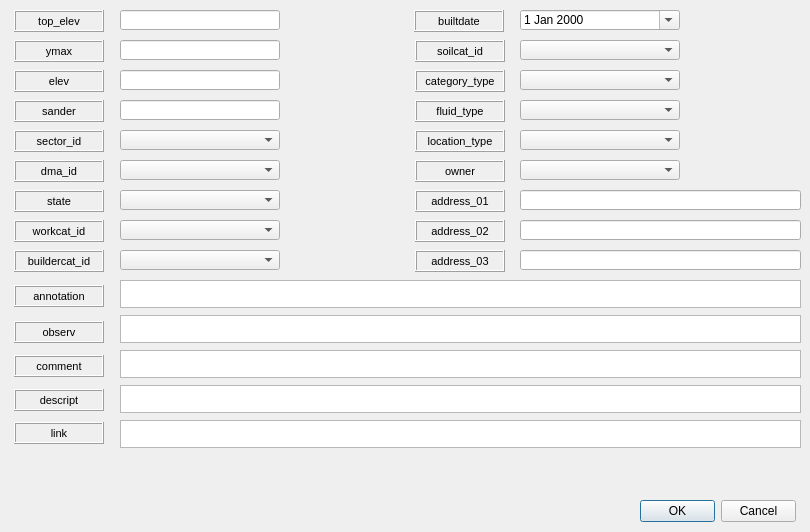
   <widget class="QWidget" name="tab_5">
    <attribute name="title">
     <string>Feature</string>
    </attribute>
    <widget class="QComboBox" name="location_type">
     <property name="geometry">
      <rect>
       <x>520</x>
       <y>130</y>
       <width>160</width>
       <height>20</height>
      </rect>
     </property>
    </widget>
    <widget class="QLabel" name="label_dma_id">
     <property name="geometry">
      <rect>
       <x>14</x>
       <y>160</y>
       <width>90</width>
       <height>22</height>
      </rect>
     </property>
     <property name="font">
      <font>
       <pointsize>8</pointsize>
      </font>
     </property>
     <property name="frameShape">
      <enum>QFrame::Box</enum>
     </property>
     <property name="frameShadow">
      <enum>QFrame::Raised</enum>
     </property>
     <property name="text">
      <string>dma_id</string>
     </property>
     <property name="textFormat">
      <enum>Qt::AutoText</enum>
     </property>
     <property name="scaledContents">
      <bool>false</bool>
     </property>
     <property name="alignment">
      <set>Qt::AlignCenter</set>
     </property>
     <property name="margin">
      <number>3</number>
     </property>
    </widget>
    <widget class="QLabel" name="label_buildercat_id">
     <property name="geometry">
      <rect>
       <x>14</x>
       <y>250</y>
       <width>90</width>
       <height>22</height>
      </rect>
     </property>
     <property name="font">
      <font>
       <pointsize>8</pointsize>
      </font>
     </property>
     <property name="frameShape">
      <enum>QFrame::Box</enum>
     </property>
     <property name="frameShadow">
      <enum>QFrame::Raised</enum>
     </property>
     <property name="text">
      <string>buildercat_id</string>
     </property>
     <property name="textFormat">
      <enum>Qt::AutoText</enum>
     </property>
     <property name="scaledContents">
      <bool>false</bool>
     </property>
     <property name="alignment">
      <set>Qt::AlignCenter</set>
     </property>
     <property name="margin">
      <number>3</number>
     </property>
    </widget>
    <widget class="QLabel" name="label_state">
     <property name="geometry">
      <rect>
       <x>14</x>
       <y>190</y>
       <width>90</width>
       <height>22</height>
      </rect>
     </property>
     <property name="font">
      <font>
       <pointsize>8</pointsize>
      </font>
     </property>
     <property name="frameShape">
      <enum>QFrame::Box</enum>
     </property>
     <property name="frameShadow">
      <enum>QFrame::Raised</enum>
     </property>
     <property name="text">
      <string>state</string>
     </property>
     <property name="textFormat">
      <enum>Qt::AutoText</enum>
     </property>
     <property name="scaledContents">
      <bool>false</bool>
     </property>
     <property name="alignment">
      <set>Qt::AlignCenter</set>
     </property>
     <property name="margin">
      <number>3</number>
     </property>
    </widget>
    <widget class="QLabel" name="label_fluid_type">
     <property name="geometry">
      <rect>
       <x>415</x>
       <y>100</y>
       <width>90</width>
       <height>22</height>
      </rect>
     </property>
     <property name="font">
      <font>
       <pointsize>8</pointsize>
      </font>
     </property>
     <property name="frameShape">
      <enum>QFrame::Box</enum>
     </property>
     <property name="frameShadow">
      <enum>QFrame::Raised</enum>
     </property>
     <property name="midLineWidth">
      <number>0</number>
     </property>
     <property name="text">
      <string>fluid_type</string>
     </property>
     <property name="textFormat">
      <enum>Qt::AutoText</enum>
     </property>
     <property name="scaledContents">
      <bool>false</bool>
     </property>
     <property name="alignment">
      <set>Qt::AlignCenter</set>
     </property>
     <property name="margin">
      <number>3</number>
     </property>
    </widget>
    <widget class="QLabel" name="label_soilcat_id">
     <property name="geometry">
      <rect>
       <x>415</x>
       <y>40</y>
       <width>90</width>
       <height>22</height>
      </rect>
     </property>
     <property name="font">
      <font>
       <pointsize>8</pointsize>
      </font>
     </property>
     <property name="frameShape">
      <enum>QFrame::Box</enum>
     </property>
     <property name="frameShadow">
      <enum>QFrame::Raised</enum>
     </property>
     <property name="text">
      <string>soilcat_id</string>
     </property>
     <property name="textFormat">
      <enum>Qt::AutoText</enum>
     </property>
     <property name="scaledContents">
      <bool>false</bool>
     </property>
     <property name="alignment">
      <set>Qt::AlignCenter</set>
     </property>
     <property name="margin">
      <number>3</number>
     </property>
    </widget>
    <widget class="QLineEdit" name="address_02">
     <property name="geometry">
      <rect>
       <x>520</x>
       <y>220</y>
       <width>281</width>
       <height>20</height>
      </rect>
     </property>
    </widget>
    <widget class="QLabel" name="label_address_03">
     <property name="geometry">
      <rect>
       <x>415</x>
       <y>250</y>
       <width>90</width>
       <height>22</height>
      </rect>
     </property>
     <property name="font">
      <font>
       <pointsize>8</pointsize>
      </font>
     </property>
     <property name="frameShape">
      <enum>QFrame::Box</enum>
     </property>
     <property name="frameShadow">
      <enum>QFrame::Raised</enum>
     </property>
     <property name="text">
      <string>address_03</string>
     </property>
     <property name="textFormat">
      <enum>Qt::AutoText</enum>
     </property>
     <property name="scaledContents">
      <bool>false</bool>
     </property>
     <property name="alignment">
      <set>Qt::AlignCenter</set>
     </property>
     <property name="margin">
      <number>3</number>
     </property>
    </widget>
    <widget class="QLabel" name="label_address_02">
     <property name="geometry">
      <rect>
       <x>415</x>
       <y>220</y>
       <width>90</width>
       <height>22</height>
      </rect>
     </property>
     <property name="font">
      <font>
       <pointsize>8</pointsize>
      </font>
     </property>
     <property name="frameShape">
      <enum>QFrame::Box</enum>
     </property>
     <property name="frameShadow">
      <enum>QFrame::Raised</enum>
     </property>
     <property name="text">
      <string>address_02</string>
     </property>
     <property name="textFormat">
      <enum>Qt::AutoText</enum>
     </property>
     <property name="scaledContents">
      <bool>false</bool>
     </property>
     <property name="alignment">
      <set>Qt::AlignCenter</set>
     </property>
     <property name="margin">
      <number>3</number>
     </property>
    </widget>
    <widget class="QLineEdit" name="address_01">
     <property name="geometry">
      <rect>
       <x>520</x>
       <y>190</y>
       <width>281</width>
       <height>20</height>
      </rect>
     </property>
    </widget>
    <widget class="QLabel" name="label_workcat_id">
     <property name="geometry">
      <rect>
       <x>14</x>
       <y>220</y>
       <width>90</width>
       <height>22</height>
      </rect>
     </property>
     <property name="font">
      <font>
       <pointsize>8</pointsize>
      </font>
     </property>
     <property name="frameShape">
      <enum>QFrame::Box</enum>
     </property>
     <property name="frameShadow">
      <enum>QFrame::Raised</enum>
     </property>
     <property name="text">
      <string>workcat_id</string>
     </property>
     <property name="textFormat">
      <enum>Qt::AutoText</enum>
     </property>
     <property name="scaledContents">
      <bool>false</bool>
     </property>
     <property name="alignment">
      <set>Qt::AlignCenter</set>
     </property>
     <property name="margin">
      <number>3</number>
     </property>
    </widget>
    <widget class="QLineEdit" name="ymax">
     <property name="geometry">
      <rect>
       <x>120</x>
       <y>40</y>
       <width>160</width>
       <height>20</height>
      </rect>
     </property>
    </widget>
    <widget class="QLabel" name="label_address_01">
     <property name="geometry">
      <rect>
       <x>415</x>
       <y>190</y>
       <width>90</width>
       <height>22</height>
      </rect>
     </property>
     <property name="font">
      <font>
       <pointsize>8</pointsize>
      </font>
     </property>
     <property name="frameShape">
      <enum>QFrame::Box</enum>
     </property>
     <property name="frameShadow">
      <enum>QFrame::Raised</enum>
     </property>
     <property name="text">
      <string>address_01</string>
     </property>
     <property name="textFormat">
      <enum>Qt::AutoText</enum>
     </property>
     <property name="scaledContents">
      <bool>false</bool>
     </property>
     <property name="alignment">
      <set>Qt::AlignCenter</set>
     </property>
     <property name="margin">
      <number>3</number>
     </property>
    </widget>
    <widget class="QComboBox" name="category_type">
     <property name="geometry">
      <rect>
       <x>520</x>
       <y>70</y>
       <width>160</width>
       <height>20</height>
      </rect>
     </property>
    </widget>
    <widget class="QLabel" name="label_ymax">
     <property name="geometry">
      <rect>
       <x>14</x>
       <y>40</y>
       <width>90</width>
       <height>22</height>
      </rect>
     </property>
     <property name="font">
      <font>
       <pointsize>8</pointsize>
      </font>
     </property>
     <property name="frameShape">
      <enum>QFrame::Box</enum>
     </property>
     <property name="frameShadow">
      <enum>QFrame::Raised</enum>
     </property>
     <property name="text">
      <string>ymax</string>
     </property>
     <property name="alignment">
      <set>Qt::AlignCenter</set>
     </property>
     <property name="margin">
      <number>3</number>
     </property>
    </widget>
    <widget class="QLabel" name="label_top_elev">
     <property name="geometry">
      <rect>
       <x>14</x>
       <y>10</y>
       <width>90</width>
       <height>22</height>
      </rect>
     </property>
     <property name="font">
      <font>
       <pointsize>8</pointsize>
      </font>
     </property>
     <property name="frameShape">
      <enum>QFrame::Box</enum>
     </property>
     <property name="frameShadow">
      <enum>QFrame::Raised</enum>
     </property>
     <property name="text">
      <string>top_elev</string>
     </property>
     <property name="alignment">
      <set>Qt::AlignCenter</set>
     </property>
     <property name="margin">
      <number>3</number>
     </property>
    </widget>
    <widget class="QLabel" name="label_sector_id">
     <property name="geometry">
      <rect>
       <x>14</x>
       <y>130</y>
       <width>90</width>
       <height>22</height>
      </rect>
     </property>
     <property name="font">
      <font>
       <pointsize>8</pointsize>
      </font>
     </property>
     <property name="frameShape">
      <enum>QFrame::Box</enum>
     </property>
     <property name="frameShadow">
      <enum>QFrame::Raised</enum>
     </property>
     <property name="text">
      <string>sector_id</string>
     </property>
     <property name="textFormat">
      <enum>Qt::AutoText</enum>
     </property>
     <property name="scaledContents">
      <bool>false</bool>
     </property>
     <property name="alignment">
      <set>Qt::AlignCenter</set>
     </property>
     <property name="margin">
      <number>3</number>
     </property>
    </widget>
    <widget class="QLineEdit" name="top_elev">
     <property name="geometry">
      <rect>
       <x>120</x>
       <y>10</y>
       <width>160</width>
       <height>20</height>
      </rect>
     </property>
    </widget>
    <widget class="QComboBox" name="fluid_type">
     <property name="geometry">
      <rect>
       <x>520</x>
       <y>100</y>
       <width>160</width>
       <height>20</height>
      </rect>
     </property>
    </widget>
    <widget class="QLabel" name="label_location_type">
     <property name="geometry">
      <rect>
       <x>415</x>
       <y>130</y>
       <width>90</width>
       <height>22</height>
      </rect>
     </property>
     <property name="font">
      <font>
       <pointsize>8</pointsize>
      </font>
     </property>
     <property name="frameShape">
      <enum>QFrame::Box</enum>
     </property>
     <property name="frameShadow">
      <enum>QFrame::Raised</enum>
     </property>
     <property name="text">
      <string>location_type</string>
     </property>
     <property name="textFormat">
      <enum>Qt::AutoText</enum>
     </property>
     <property name="scaledContents">
      <bool>false</bool>
     </property>
     <property name="alignment">
      <set>Qt::AlignCenter</set>
     </property>
     <property name="margin">
      <number>3</number>
     </property>
    </widget>
    <widget class="QComboBox" name="buildercat_id">
     <property name="geometry">
      <rect>
       <x>120</x>
       <y>250</y>
       <width>160</width>
       <height>20</height>
      </rect>
     </property>
    </widget>
    <widget class="QComboBox" name="soilcat_id">
     <property name="geometry">
      <rect>
       <x>520</x>
       <y>40</y>
       <width>160</width>
       <height>20</height>
      </rect>
     </property>
    </widget>
    <widget class="QComboBox" name="state">
     <property name="geometry">
      <rect>
       <x>120</x>
       <y>190</y>
       <width>160</width>
       <height>20</height>
      </rect>
     </property>
    </widget>
    <widget class="QComboBox" name="dma_id">
     <property name="geometry">
      <rect>
       <x>120</x>
       <y>160</y>
       <width>160</width>
       <height>20</height>
      </rect>
     </property>
    </widget>
    <widget class="QLabel" name="label_owner">
     <property name="geometry">
      <rect>
       <x>415</x>
       <y>160</y>
       <width>90</width>
       <height>22</height>
      </rect>
     </property>
     <property name="font">
      <font>
       <pointsize>8</pointsize>
      </font>
     </property>
     <property name="frameShape">
      <enum>QFrame::Box</enum>
     </property>
     <property name="frameShadow">
      <enum>QFrame::Raised</enum>
     </property>
     <property name="text">
      <string>owner</string>
     </property>
     <property name="textFormat">
      <enum>Qt::AutoText</enum>
     </property>
     <property name="scaledContents">
      <bool>false</bool>
     </property>
     <property name="alignment">
      <set>Qt::AlignCenter</set>
     </property>
     <property name="margin">
      <number>3</number>
     </property>
    </widget>
    <widget class="QLabel" name="label_builtdate">
     <property name="geometry">
      <rect>
       <x>414</x>
       <y>10</y>
       <width>90</width>
       <height>22</height>
      </rect>
     </property>
     <property name="font">
      <font>
       <pointsize>8</pointsize>
      </font>
     </property>
     <property name="frameShape">
      <enum>QFrame::Box</enum>
     </property>
     <property name="frameShadow">
      <enum>QFrame::Raised</enum>
     </property>
     <property name="text">
      <string>builtdate</string>
     </property>
     <property name="textFormat">
      <enum>Qt::AutoText</enum>
     </property>
     <property name="scaledContents">
      <bool>false</bool>
     </property>
     <property name="alignment">
      <set>Qt::AlignCenter</set>
     </property>
     <property name="margin">
      <number>3</number>
     </property>
    </widget>
    <widget class="QLabel" name="label_category_type">
     <property name="geometry">
      <rect>
       <x>415</x>
       <y>70</y>
       <width>90</width>
       <height>22</height>
      </rect>
     </property>
     <property name="font">
      <font>
       <pointsize>8</pointsize>
      </font>
     </property>
     <property name="frameShape">
      <enum>QFrame::Box</enum>
     </property>
     <property name="frameShadow">
      <enum>QFrame::Raised</enum>
     </property>
     <property name="text">
      <string>category_type</string>
     </property>
     <property name="textFormat">
      <enum>Qt::AutoText</enum>
     </property>
     <property name="scaledContents">
      <bool>false</bool>
     </property>
     <property name="alignment">
      <set>Qt::AlignCenter</set>
     </property>
     <property name="margin">
      <number>3</number>
     </property>
    </widget>
    <widget class="QComboBox" name="sector_id">
     <property name="geometry">
      <rect>
       <x>120</x>
       <y>130</y>
       <width>160</width>
       <height>20</height>
      </rect>
     </property>
    </widget>
    <widget class="QLineEdit" name="address_03">
     <property name="geometry">
      <rect>
       <x>520</x>
       <y>250</y>
       <width>281</width>
       <height>20</height>
      </rect>
     </property>
    </widget>
    <widget class="QDialogButtonBox" name="buttonBox">
     <property name="geometry">
      <rect>
       <x>640</x>
       <y>500</y>
       <width>156</width>
       <height>23</height>
      </rect>
     </property>
     <property name="standardButtons">
      <set>QDialogButtonBox::Cancel|QDialogButtonBox::Ok</set>
     </property>
    </widget>
    <widget class="QLabel" name="label_annotation">
     <property name="geometry">
      <rect>
       <x>14</x>
       <y>285</y>
       <width>90</width>
       <height>22</height>
      </rect>
     </property>
     <property name="font">
      <font>
       <pointsize>8</pointsize>
      </font>
     </property>
     <property name="frameShape">
      <enum>QFrame::Box</enum>
     </property>
     <property name="frameShadow">
      <enum>QFrame::Raised</enum>
     </property>
     <property name="text">
      <string>annotation</string>
     </property>
     <property name="textFormat">
      <enum>Qt::AutoText</enum>
     </property>
     <property name="scaledContents">
      <bool>false</bool>
     </property>
     <property name="alignment">
      <set>Qt::AlignCenter</set>
     </property>
     <property name="margin">
      <number>3</number>
     </property>
    </widget>
    <widget class="QLabel" name="label_comment">
     <property name="geometry">
      <rect>
       <x>14</x>
       <y>355</y>
       <width>90</width>
       <height>22</height>
      </rect>
     </property>
     <property name="font">
      <font>
       <pointsize>8</pointsize>
      </font>
     </property>
     <property name="frameShape">
      <enum>QFrame::Box</enum>
     </property>
     <property name="frameShadow">
      <enum>QFrame::Raised</enum>
     </property>
     <property name="text">
      <string>comment</string>
     </property>
     <property name="textFormat">
      <enum>Qt::AutoText</enum>
     </property>
     <property name="scaledContents">
      <bool>false</bool>
     </property>
     <property name="alignment">
      <set>Qt::AlignCenter</set>
     </property>
     <property name="margin">
      <number>3</number>
     </property>
    </widget>
    <widget class="QLabel" name="label_link">
     <property name="geometry">
      <rect>
       <x>14</x>
       <y>422</y>
       <width>90</width>
       <height>22</height>
      </rect>
     </property>
     <property name="font">
      <font>
       <pointsize>8</pointsize>
      </font>
     </property>
     <property name="frameShape">
      <enum>QFrame::Box</enum>
     </property>
     <property name="frameShadow">
      <enum>QFrame::Raised</enum>
     </property>
     <property name="text">
      <string>link</string>
     </property>
     <property name="textFormat">
      <enum>Qt::AutoText</enum>
     </property>
     <property name="scaledContents">
      <bool>false</bool>
     </property>
     <property name="alignment">
      <set>Qt::AlignCenter</set>
     </property>
     <property name="margin">
      <number>3</number>
     </property>
    </widget>
    <widget class="QLabel" name="label_descript">
     <property name="geometry">
      <rect>
       <x>14</x>
       <y>389</y>
       <width>90</width>
       <height>22</height>
      </rect>
     </property>
     <property name="font">
      <font>
       <pointsize>8</pointsize>
      </font>
     </property>
     <property name="frameShape">
      <enum>QFrame::Box</enum>
     </property>
     <property name="frameShadow">
      <enum>QFrame::Raised</enum>
     </property>
     <property name="text">
      <string>descript</string>
     </property>
     <property name="textFormat">
      <enum>Qt::AutoText</enum>
     </property>
     <property name="scaledContents">
      <bool>false</bool>
     </property>
     <property name="alignment">
      <set>Qt::AlignCenter</set>
     </property>
     <property name="margin">
      <number>3</number>
     </property>
    </widget>
    <widget class="QLabel" name="label_observ">
     <property name="geometry">
      <rect>
       <x>14</x>
       <y>321</y>
       <width>90</width>
       <height>22</height>
      </rect>
     </property>
     <property name="font">
      <font>
       <pointsize>8</pointsize>
      </font>
     </property>
     <property name="frameShape">
      <enum>QFrame::Box</enum>
     </property>
     <property name="frameShadow">
      <enum>QFrame::Raised</enum>
     </property>
     <property name="text">
      <string>observ</string>
     </property>
     <property name="textFormat">
      <enum>Qt::AutoText</enum>
     </property>
     <property name="scaledContents">
      <bool>false</bool>
     </property>
     <property name="alignment">
      <set>Qt::AlignCenter</set>
     </property>
     <property name="margin">
      <number>3</number>
     </property>
    </widget>
    <widget class="QComboBox" name="workcat_id">
     <property name="geometry">
      <rect>
       <x>120</x>
       <y>220</y>
       <width>160</width>
       <height>20</height>
      </rect>
     </property>
    </widget>
    <widget class="QDateEdit" name="builtdate">
     <property name="geometry">
      <rect>
       <x>520</x>
       <y>10</y>
       <width>160</width>
       <height>20</height>
      </rect>
     </property>
     <property name="calendarPopup">
      <bool>true</bool>
     </property>
    </widget>
    <widget class="QComboBox" name="ownercat_id">
     <property name="geometry">
      <rect>
       <x>520</x>
       <y>160</y>
       <width>160</width>
       <height>20</height>
      </rect>
     </property>
    </widget>
    <widget class="QTextEdit" name="observ">
     <property name="geometry">
      <rect>
       <x>120</x>
       <y>315</y>
       <width>681</width>
       <height>28</height>
      </rect>
     </property>
    </widget>
    <widget class="QTextEdit" name="link">
     <property name="geometry">
      <rect>
       <x>120</x>
       <y>420</y>
       <width>681</width>
       <height>28</height>
      </rect>
     </property>
    </widget>
    <widget class="QTextEdit" name="descript">
     <property name="geometry">
      <rect>
       <x>120</x>
       <y>385</y>
       <width>681</width>
       <height>28</height>
      </rect>
     </property>
    </widget>
    <widget class="QTextEdit" name="annotation">
     <property name="geometry">
      <rect>
       <x>120</x>
       <y>280</y>
       <width>681</width>
       <height>28</height>
      </rect>
     </property>
    </widget>
    <widget class="QTextEdit" name="comment">
     <property name="geometry">
      <rect>
       <x>120</x>
       <y>350</y>
       <width>681</width>
       <height>28</height>
      </rect>
     </property>
    </widget>
    <widget class="QLineEdit" name="elev">
     <property name="geometry">
      <rect>
       <x>120</x>
       <y>70</y>
       <width>160</width>
       <height>20</height>
      </rect>
     </property>
    </widget>
    <widget class="QLabel" name="label_elev">
     <property name="geometry">
      <rect>
       <x>14</x>
       <y>70</y>
       <width>90</width>
       <height>22</height>
      </rect>
     </property>
     <property name="font">
      <font>
       <pointsize>8</pointsize>
      </font>
     </property>
     <property name="frameShape">
      <enum>QFrame::Box</enum>
     </property>
     <property name="frameShadow">
      <enum>QFrame::Raised</enum>
     </property>
     <property name="text">
      <string>elev</string>
     </property>
     <property name="alignment">
      <set>Qt::AlignCenter</set>
     </property>
     <property name="margin">
      <number>3</number>
     </property>
    </widget>
    <widget class="QLineEdit" name="sander">
     <property name="geometry">
      <rect>
       <x>120</x>
       <y>100</y>
       <width>160</width>
       <height>20</height>
      </rect>
     </property>
    </widget>
    <widget class="QLabel" name="label_sander">
     <property name="geometry">
      <rect>
       <x>14</x>
       <y>100</y>
       <width>90</width>
       <height>22</height>
      </rect>
     </property>
     <property name="font">
      <font>
       <pointsize>8</pointsize>
      </font>
     </property>
     <property name="frameShape">
      <enum>QFrame::Box</enum>
     </property>
     <property name="frameShadow">
      <enum>QFrame::Raised</enum>
     </property>
     <property name="text">
      <string>sander</string>
     </property>
     <property name="alignment">
      <set>Qt::AlignCenter</set>
     </property>
     <property name="margin">
      <number>3</number>
     </property>
    </widget>
   </widget>
